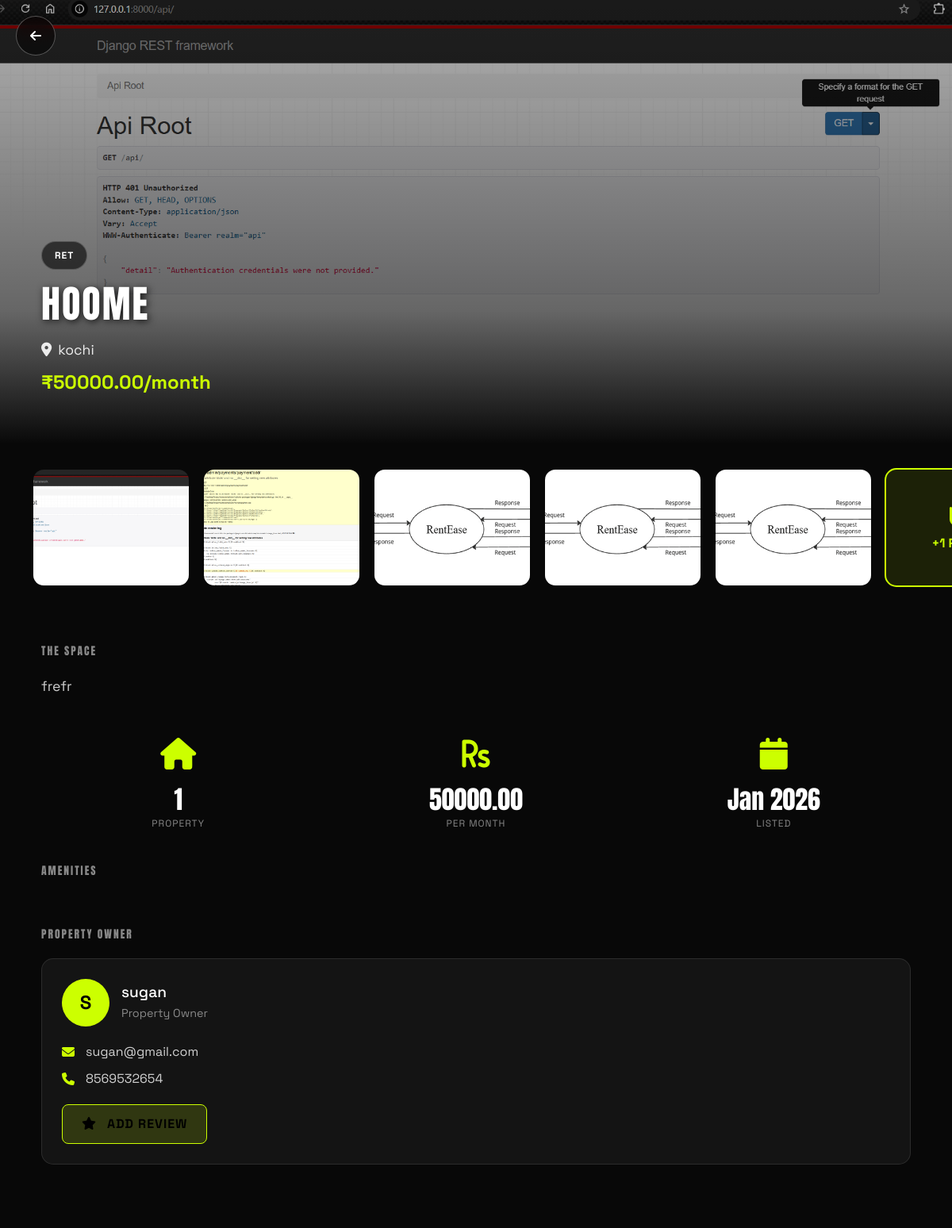
Page /property-details/7/ (signed in) on the committed database.
### core/models.py (models this page shows, shortened)
class Property(models.Model):
    class Status(models.TextChoices):
        PENDING_APPROVAL = "PENDING", "Pending Approval"
        AVAILABLE = "AVAILABLE", "Available"
        RENTED = "RENTED", "Rented"
        MAINTENANCE = "MAINTENANCE", "Maintenance"
    class Furnishing(models.TextChoices):
        UNFURNISHED = "UNFURNISHED", "Unfurnished"
        SEMI_FURNISHED = "SEMI_FURNISHED", "Semi-Furnished"
        FULLY_FURNISHED = "FULLY_FURNISHED", "Fully Furnished"
    class Facing(models.TextChoices):
        NORTH = "NORTH", "North"
        SOUTH = "SOUTH", "South"
        EAST = "EAST", "East"
        WEST = "WEST", "West"
        NORTHEAST = "NORTHEAST", "North-East"
        NORTHWEST = "NORTHWEST", "North-West"
        SOUTHEAST = "SOUTHEAST", "South-East"
        SOUTHWEST = "SOUTHWEST", "South-West"
    owner = models.ForeignKey(User, on_delete=models.CASCADE, related_name='properties')
    title = models.CharField(max_length=255)
    ad_title = models.CharField(max_length=255, blank=True, null=True, help_text="Short ad title")
    description = models.TextField()
    price = models.DecimalField(max_digits=10, decimal_places=2)
    location = models.CharField(max_length=255)
    property_type = models.CharField(max_length=100)
    bhk = models.IntegerField(default=1, help_text="Number of BHKs (Bedrooms)")
    bathrooms = models.IntegerField(default=1, help_text="Number of bathrooms")
    furnishing = models.CharField(max_length=50, choices=Furnishing.choices, default=Furnishing.SEMI_FURNISHED)
    super_built_area = models.DecimalField(max_digits=10, decimal_places=2, default=0, help_text="Super built area in sqft")
    bachelors_allowed = models.BooleanField(default=True, help_text="Are bachelors allowed?")
    total_floors = models.IntegerField(default=1, help_text="Total floors in the building")
    facing = models.CharField(max_length=50, choices=Facing.choices, default=Facing.NORTH)
    amenities = models.TextField(help_text="Comma-separated list of amenities", blank=True)
    status = models.CharField(max_length=50, choices=Status.choices, default=Status.PENDING_APPROVAL)
    is_paid = models.BooleanField(default=False)
    created_at = models.DateTimeField(auto_now_add=True)
    updated_at = models.DateTimeField(auto_now=True)
    class Meta:
        verbose_name_plural = "Properties"

class PropertyImage(models.Model):
    property = models.ForeignKey(Property, on_delete=models.CASCADE, related_name='images')
    image = models.ImageField(upload_to='property_images/')

class User(AbstractUser):
    class Role(models.TextChoices):
        ADMIN = "ADMIN", "Admin"
        OWNER = "OWNER", "Owner"
        TENANT = "TENANT", "Tenant"
    email = models.EmailField(unique=True, null=False, blank=False)
    role = models.CharField(max_length=50, choices=Role.choices, default=Role.TENANT)
    profile_image = models.ImageField(upload_to='profiles/', blank=True, null=True)
    phone_number = models.CharField(max_length=15, blank=True, null=True)
    groups = models.ManyToManyField(
        'auth.Group',
        related_name='custom_user_set',
        blank=True,
        help_text='The groups this user belongs to.',
        verbose_name='groups',
    )
    user_permissions = models.ManyToManyField(
        'auth.Permission',
        related_name='custom_user_set',
        blank=True,
        help_text='Specific permissions for this user.',
        verbose_name='user permissions',
    )

### core/views.py (the view)
# urls.py: path('property-details/<int:id>/', views.property_details_view, name='property_details'),
@login_required
def property_details_view(request, id):
    property_obj = get_object_or_404(Property, id=id)
    if request.user.is_superuser or request.user.role == 'ADMIN':
        pass
    elif request.user.role == 'OWNER' and property_obj.owner == request.user:
        pass
    elif request.user.role == 'TENANT' and property_obj.status == 'AVAILABLE':
        pass
    else:
        messages.error(request, "You don't have permission to view this property.")
        return redirect('dashboard')
    context = {
        'property': property_obj,
        'images': property_obj.images.all()
    }
    return render(request, 'core/property_details.html', context)

### core/templates/core/property_details.html (shortened to what this page needs)
{% load static %}
<!DOCTYPE html>
<html lang="en">
<head>
    <link href="https://cdn.jsdelivr.net/npm/bootstrap@5.3.0/dist/css/bootstrap.min.css" rel="stylesheet">
    <link href="https://cdnjs.cloudflare.com/ajax/libs/font-awesome/6.4.0/css/all.min.css" rel="stylesheet">
</head>
<body>
    <div class="hero-section">
        {% if property.images.first %}
        <div class="hero-background" style="background-image: url('{{ property.images.first.image.url }}');"></div>
        {% endif %}
        <div class="hero-overlay"></div>
        <div class="hero-content">
            <a href="{% url 'dashboard' %}" class="back-button">
                <i class="fas fa-arrow-left"></i>
            </a>
            <div class="container">
                <div class="property-type-badge">{{ property.property_type }}</div>
                <h1 class="property-title">{{ property.title }}</h1>
                <div class="property-location">
                    <i class="fas fa-map-marker-alt"></i>
                    <span>{{ property.location }}</span>
                </div>
                <div class="property-price">₹{{ property.price }}/month</div>
            </div>
        </div>
    </div>
    <div class="image-gallery">
        <div class="gallery-scroll">
            {% for image in property.images.all %}
                <div class="gallery-item" data-bs-toggle="modal" data-bs-target="#imageModal{{ image.id }}">
                    <img src="{{ image.image.url }}" alt="Property Image">
                </div>
            {% endfor %}
            {% if property.images.count > 4 %}
            <div class="gallery-item view-all">
                <i class="fas fa-images fa-2x mb-2"></i>
                <span>+{{ property.images.count|add:"-4" }} PHOTOS</span>
            </div>
            {% endif %}
        </div>
    </div>
    <div class="content-section">
        <div class="container">
            <div class="section-title">The Space</div>
            <p class="description-text">{{ property.description }}</p>
            <div class="property-stats">
                <div class="stat-item">
                    <div class="stat-icon"><i class="fas fa-home"></i></div>
                    <div class="stat-value">1</div>
                    <div class="stat-label">Property</div>
                </div>
                <div class="stat-item">
                    <div class="stat-icon"><i class="fas fa-rupee-sign"></i></div>
                    <div class="stat-value">{{ property.price }}</div>
                    <div class="stat-label">Per Month</div>
                </div>
                <div class="stat-item">
                    <div class="stat-icon"><i class="fas fa-calendar"></i></div>
                    <div class="stat-value">{{ property.created_at|date:"M Y" }}</div>
                    <div class="stat-label">Listed</div>
                </div>
            </div>
            {% if property.amenities %}
            <div class="section-title">Amenities</div>
            {% endif %}
            <div class="section-title">Property Owner</div>
            <div class="owner-card">
                <div class="owner-info">
                    <div class="owner-avatar">
                        {{ property.owner.username|first|upper }}
                    </div>
                    <div class="owner-details">
                        <h3>{{ property.owner.username }}</h3>
                        <p>Property Owner</p>
                    </div>
                </div>
                <div class="contact-info">
                    {% if user.role != 'TENANT' %}
                    <div class="contact-item">
                        <i class="fas fa-envelope"></i>
                        <span>{{ property.owner.email }}</span>
                    </div>
                    {% if property.owner.phone_number %}
                    <div class="contact-item">
                        <i class="fas fa-phone"></i>
                        <span>{{ property.owner.phone_number }}</span>
                    </div>
                    {% endif %}
                    {% endif %}
                </div>
                {% if user.role == 'TENANT' %}
                <a href="{% url 'start_conversation' property.id %}" class="btn-contact-owner">
                    <i class="fas fa-comment-dots"></i> Contact Owner
                </a>
                <a href="{% url 'add_review' property.id %}" class="btn-contact-owner" style="background: rgba(204, 255, 0, 0.15); border: 1px solid #CCFF00; margin-top: 15px;">
                    <i class="fas fa-star"></i> Add Review
                </a>
                {% elif user.role == 'OWNER' and property.owner == user %}
                <a href="{% url 'add_review' property.id %}" class="btn-contact-owner" style="background: rgba(204, 255, 0, 0.15); border: 1px solid #CCFF00;">
                    <i class="fas fa-star"></i> Add Review
                </a>
                {% endif %}
            </div>
        </div>
    </div>
</body>
</html>

### core/templates/core/property_details.html (style rules this page uses)
:root { --bg-core: #080808; --acid-green: #CCFF00; --white: #ffffff; --gray: #888888; }
* { margin: 0; padding: 0; box-sizing: border-box; }
body { background: var(--bg-core); color: var(--white); font-family: 'Space Grotesk', sans-serif; overflow-x: hidden; }
.hero-section { position: relative; height: 70vh; min-height: 500px; overflow: hidden; }
.hero-background { position: absolute; top: 0; left: 0; width: 100%; height: 100%; background-size: cover; background-position: center; background-repeat: no-repeat; }
.hero-overlay { position: absolute; top: 0; left: 0; width: 100%; height: 100%; background: linear-gradient( to bottom, rgba(0, 0, 0, 0.3) 0%, rgba(0, 0, 0, 0.6) 70%, rgba(8, 8, 8, 1) 100% ); }
.hero-content { position: relative; z-index: 10; height: 100%; display: flex; flex-direction: column; justify-content: flex-end; padding: 40px; }
.back-button { position: absolute; top: 20px; left: 20px; background: rgba(0, 0, 0, 0.5); border: 1px solid rgba(255, 255, 255, 0.3); color: white; width: 50px; height: 50px; border-radius: 50%; display: flex; align-items: center; justify-content: center; text-decoration: none; backdrop-filter: blur(10px); transition: 0.3s; }
.property-type-badge { display: inline-block; background: rgba(0, 0, 0, 0.6); backdrop-filter: blur(10px); padding: 8px 16px; border-radius: 20px; font-size: 0.75rem; text-transform: uppercase; letter-spacing: 1px; font-weight: 700; margin-bottom: 15px; border: 1px solid rgba(255, 255, 255, 0.2); }
.property-title { font-family: 'Anton', sans-serif; font-size: 3rem; text-transform: uppercase; letter-spacing: 2px; margin-bottom: 15px; text-shadow: 2px 2px 10px rgba(0, 0, 0, 0.8); }
.property-location { display: flex; align-items: center; gap: 8px; font-size: 1.1rem; margin-bottom: 10px; color: rgba(255, 255, 255, 0.9); }
.property-price { font-size: 1.5rem; font-weight: 700; color: var(--acid-green); margin-bottom: 20px; }
.image-gallery { background: var(--bg-core); padding: 30px 40px; overflow-x: auto; white-space: nowrap; }
.gallery-scroll { display: flex; gap: 15px; }
.gallery-item { position: relative; width: 200px; height: 150px; border-radius: 15px; overflow: hidden; flex-shrink: 0; cursor: pointer; border: 2px solid transparent; transition: 0.3s; }
.gallery-item img { width: 100%; height: 100%; object-fit: cover; }
.gallery-item.view-all { background: rgba(204, 255, 0, 0.1); border: 2px solid var(--acid-green); display: flex; align-items: center; justify-content: center; flex-direction: column; color: var(--acid-green); font-weight: 700; }
.content-section { background: var(--bg-core); padding: 40px; }
.section-title { font-family: 'Anton', sans-serif; font-size: 0.85rem; text-transform: uppercase; letter-spacing: 2px; color: var(--gray); margin-bottom: 20px; }
.description-text { font-size: 1.1rem; line-height: 1.8; color: rgba(255, 255, 255, 0.8); margin-bottom: 40px; }
.property-stats { display: grid; grid-template-columns: repeat(auto-fit, minmax(150px, 1fr)); gap: 30px; margin-bottom: 40px; }
.stat-item { text-align: center; }
.stat-icon { font-size: 2.5rem; color: var(--acid-green); margin-bottom: 10px; }
.stat-value { font-family: 'Anton', sans-serif; font-size: 2rem; color: var(--white); line-height: 1; }
.stat-label { font-size: 0.75rem; text-transform: uppercase; letter-spacing: 1px; color: var(--gray); margin-top: 5px; }
.owner-card { background: rgba(255, 255, 255, 0.05); border: 1px solid rgba(255, 255, 255, 0.1); padding: 25px; border-radius: 15px; margin-bottom: 40px; }
.owner-info { display: flex; align-items: center; gap: 15px; margin-bottom: 20px; }
.owner-avatar { width: 60px; height: 60px; border-radius: 50%; background: var(--acid-green); color: black; display: flex; align-items: center; justify-content: center; font-size: 1.5rem; font-weight: 700; }
.owner-details h3 { font-size: 1.2rem; margin-bottom: 5px; }
.owner-details p { color: var(--gray); font-size: 0.9rem; margin: 0; }
.contact-info { display: flex; flex-direction: column; gap: 10px; }
.contact-item { display: flex; align-items: center; gap: 10px; color: rgba(255, 255, 255, 0.8); }
.contact-item i { color: var(--acid-green); width: 20px; }
.btn-contact-owner { display: inline-block; background: var(--acid-green); color: black; padding: 12px 24px; border-radius: 8px; text-decoration: none; font-weight: 700; text-transform: uppercase; letter-spacing: 1px; margin-top: 20px; transition: 0.3s; text-align: center; }
.btn-contact-owner i { margin-right: 8px; }

### rows in the picture
Property: images.first.image (picture), property_type "RET", title "HOOME", location "kochi", price "50000.00", images.count|add "1", description "frefr", created_at "Jan 2026", owner.username|first "S", owner.username "sugan", owner.email "sugan@gmail.com", owner.phone_number "8569532654"
PropertyImage: image (picture)
PropertyImage: image (picture)
PropertyImage: image (picture)
PropertyImage: image (picture)
PropertyImage: image (picture)
